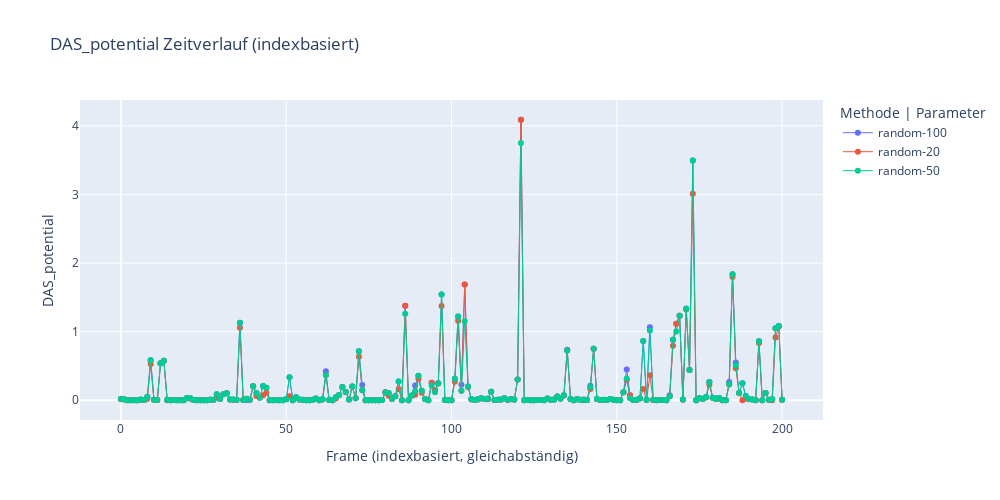
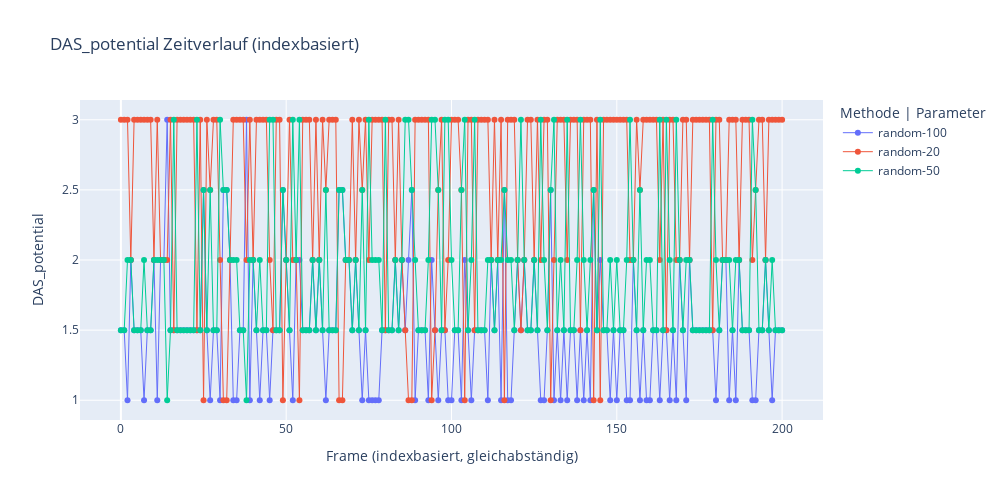

Notebook code for these charts, in order:
### Code cell
df = full_df_ohne_cut.copy()
keys = ["game_id", "player_id", "frame"]

pivot = df.pivot_table(
    index=keys,
    columns="tuning",
    values=["DAS_new", "DAS_potential"],
    aggfunc="first"
)
pivot.index = [frame for _, _, frame in pivot.index]
pivot.columns = [f"{metric.split("_")[1].capitalize()}DAS_{tuning.split("-")[0]}-{tuning.split("-N_")[1]}" for metric, tuning in pivot.columns]
pivot.columns = [col.split("-")[0] if "all_positions" in col else col for col in pivot.columns]
pivot_ranked = add_frame_ranks(pivot)

fig = plot_player_time_series(pivot)
fig.show()

fig = plot_player_time_series(pivot_ranked, metric_prefix="Rank_PotentialDAS_")
fig.show()

### Figure 1 — Plotly figure (JSON) as saved in the notebook; plotly's stock layout.template omitted (floating-point values rounded to 4 significant figures; data arrays with more than 128 entries replaced by an {"elided": "..."} marker saying what was removed)
{"data": [{"hovertemplate": "frame_index: %{x}<br>random-100<br>DAS_potential: %{y:.3f}<extra></extra>", "line": {"width": 1}, "marker": {"size": 6}, "mode": "lines+markers", "name": "random-100", "type": "scatter", "x": {"elided": "201 int values"}, "y": {"elided": "201 float values"}}, {"hovertemplate": "frame_index: %{x}<br>random-20<br>DAS_potential: %{y:.3f}<extra></extra>", "line": {"width": 1}, "marker": {"size": 6}, "mode": "lines+markers", "name": "random-20", "type": "scatter", "x": {"elided": "201 int values"}, "y": {"elided": "201 float values"}}, {"hovertemplate": "frame_index: %{x}<br>random-50<br>DAS_potential: %{y:.3f}<extra></extra>", "line": {"width": 1}, "marker": {"size": 6}, "mode": "lines+markers", "name": "random-50", "type": "scatter", "x": {"elided": "201 int values"}, "y": {"elided": "201 float values"}}], "layout": {"height": 500, "hovermode": "x unified", "legend": {"title": {"text": "Methode | Parameter"}}, "title": {"text": "DAS_potential Zeitverlauf (indexbasiert)"}, "width": 1000, "xaxis": {"title": {"text": "Frame (indexbasiert, gleichabständig)"}}, "yaxis": {"title": {"text": "DAS_potential"}}}}

### Figure 2 — Plotly figure (JSON) as saved in the notebook; plotly's stock layout.template omitted (floating-point values rounded to 4 significant figures; data arrays with more than 128 entries replaced by an {"elided": "..."} marker saying what was removed)
{"data": [{"hovertemplate": "frame_index: %{x}<br>random-100<br>DAS_potential: %{y:.3f}<extra></extra>", "line": {"width": 1}, "marker": {"size": 6}, "mode": "lines+markers", "name": "random-100", "type": "scatter", "x": {"elided": "201 int values"}, "y": {"elided": "201 float values"}}, {"hovertemplate": "frame_index: %{x}<br>random-20<br>DAS_potential: %{y:.3f}<extra></extra>", "line": {"width": 1}, "marker": {"size": 6}, "mode": "lines+markers", "name": "random-20", "type": "scatter", "x": {"elided": "201 int values"}, "y": {"elided": "201 float values"}}, {"hovertemplate": "frame_index: %{x}<br>random-50<br>DAS_potential: %{y:.3f}<extra></extra>", "line": {"width": 1}, "marker": {"size": 6}, "mode": "lines+markers", "name": "random-50", "type": "scatter", "x": {"elided": "201 int values"}, "y": {"elided": "201 float values"}}], "layout": {"height": 500, "hovermode": "x unified", "legend": {"title": {"text": "Methode | Parameter"}}, "title": {"text": "DAS_potential Zeitverlauf (indexbasiert)"}, "width": 1000, "xaxis": {"title": {"text": "Frame (indexbasiert, gleichabständig)"}}, "yaxis": {"title": {"text": "DAS_potential"}}}}
